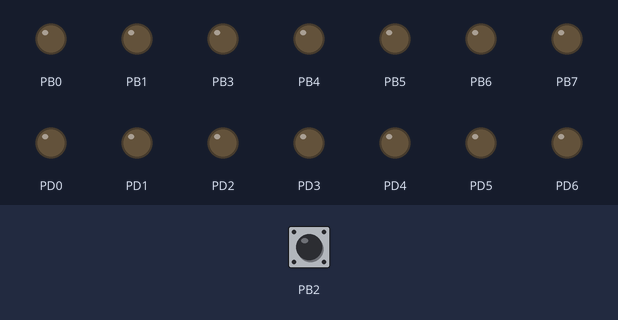
Recording of a program running on a simulated ATmega328P, built with avr-gcc and emulated at 0.8 MHz. Shown: output pins drawn as LEDs (lit = HIGH). The inputs (shaded band) are chosen by the test bench; at power-on: PB2 HIGH.

Above: at 1.2 s.
1.3 s: PB2 pulled LOW for 0.15 s
At 1.37 s:
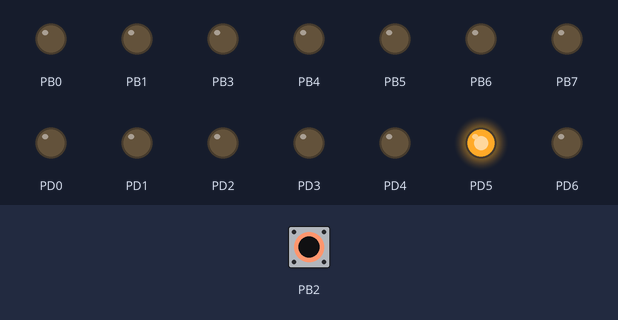
2.9 s: PB2 pulled LOW for 3.2 s
At 7.3 s:
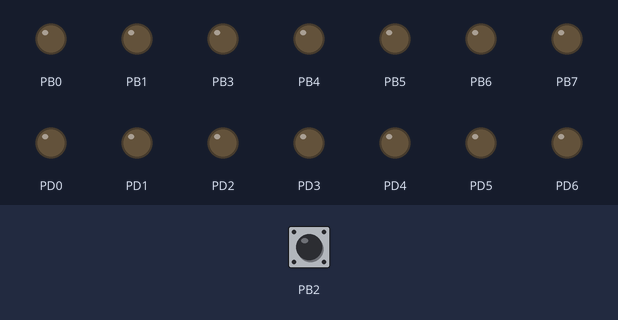
Timing chart, 0 to 8.8 s (numbered marks = the images above; inputs shaded):
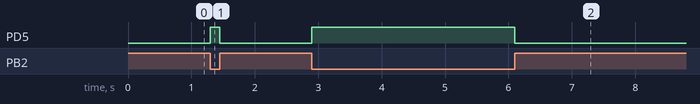

Measured:
- after the input at 1.3 s, PD5: LOW → HIGH at once, → LOW 0.15 s later
- after the input at 2.9 s, PD5: LOW → HIGH at once, → LOW 3.2 s later

The program:

main.c
```c
/*
 * multi_example.c
 *
 * Created: 1/29/2018 4:06:34 PM
 * Author : venkim
 */

/*
 * blinky.c
 *
 * Created: 12/17/2013 11:52:46 PM
 *  Author: venkim
 */


#define F_CPU 800000UL

#include <avr/io.h>
#include <util/delay.h>

/*
int main(void){
	DDRC|= (1<<5); // set PC5 as output

	while(1){
		PORTC ^= (1<<5); // toggle the pin

	}
}
*/


// Lesson 2 on
/*
int main (void)
{
	// set all pins of PORTB for output
	DDRD = 0xFF;

	while (1) {
		// set all pins of PORTB high
		PORTD = 0xFF;
		_delay_ms(50);

		// set all pins of PORTB low
		PORTD = 0x00;
		_delay_ms(50);
	}
	return 0;
}

*/

		/*Lesson 3 */

		int main (void)
		{
			// set PORTB for output
			DDRD = 0xFF;
			// set PORTD for input
			DDRB = 0xFB;
			PORTB |= 0x04;

			while (1) {
				if (PINB & 0x04)
				PORTD &= ~0x20;
				else
				PORTD |= 0x20;
			}
			return 0;
		}
```
